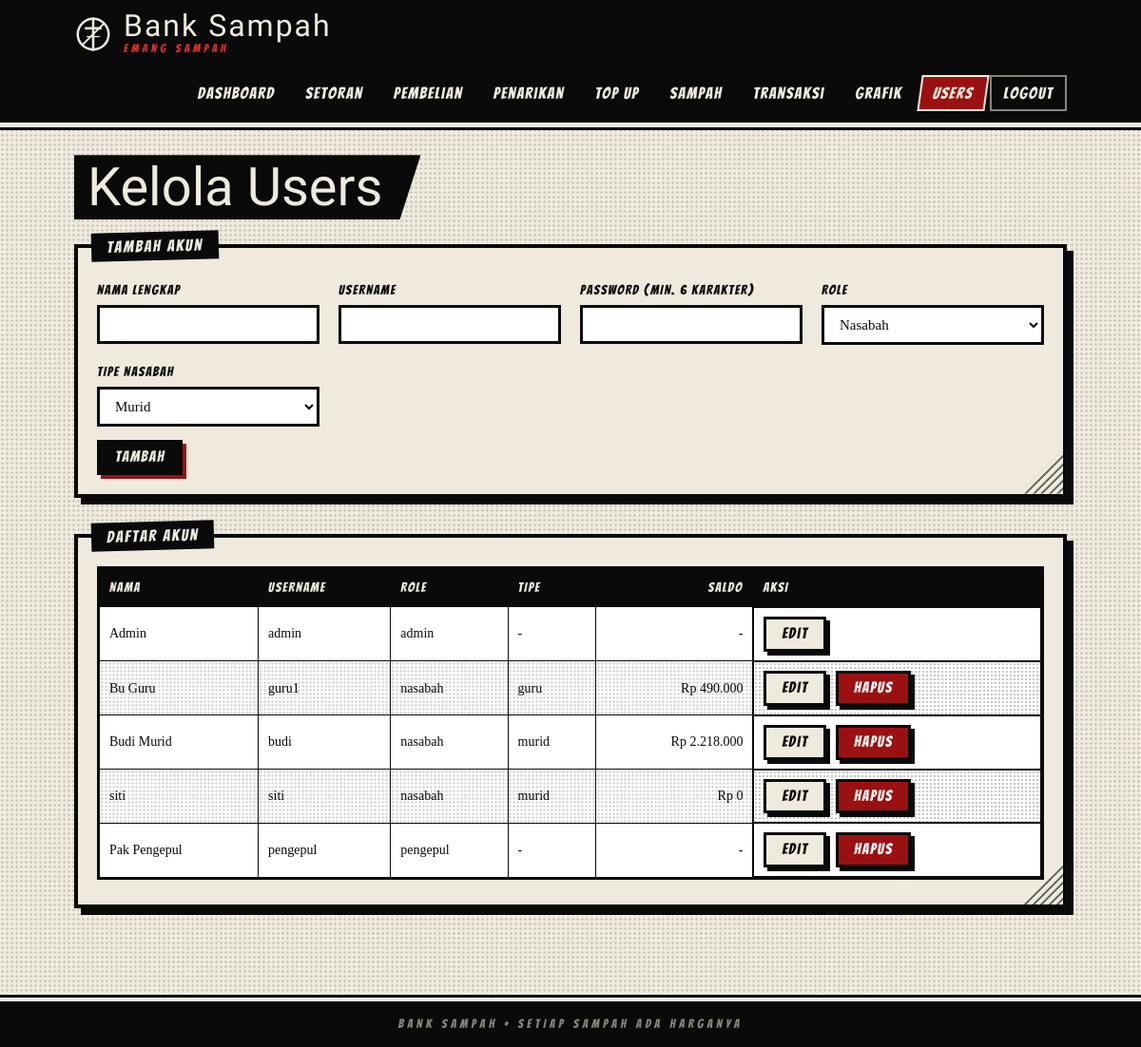
The page /admin/users.php (signed in) on the database its author committed.
### tables this page shows
CREATE TABLE `users` (
  `id_user` int(11) NOT NULL,
  `nama` varchar(100) NOT NULL,
  `username` varchar(50) NOT NULL,
  `password` varchar(255) NOT NULL,
  `role` enum('admin','nasabah','pengepul') NOT NULL,
  `tipe_nasabah` enum('guru','murid') DEFAULT NULL,
  `saldo` decimal(12,2) DEFAULT 0.00
);

### admin/users.php (the view, shortened to what this page needs)
<?php
require_once "../config/layout.php";
$data = mysqli_query($koneksi, "SELECT * FROM users ORDER BY role, nama");
?>
<section class="panel">
    <h3>Tambah Akun</h3>
    <form method="POST">
        <div class="form-grid">
            <div><label for="nama">Nama lengkap</label>
                <input type="text" id="nama" name="nama" value="<?= h($_POST['nama'] ?? '') ?>" required></div>
            <div><label for="username">Username</label>
                <input type="text" id="username" name="username" value="<?= h($_POST['username'] ?? '') ?>" required></div>
            <div><label for="password">Password (min. 6 karakter)</label>
                <input type="password" id="password" name="password" required></div>
            <div><label for="role">Role</label>
                <select id="role" name="role" required>
                    <option value="nasabah">Nasabah</option>
                </select></div>
            <div id="wrap-tipe"><label for="tipe">Tipe nasabah</label>
                <select id="tipe" name="tipe_nasabah">
                    <option value="murid">Murid</option>
                </select></div>
        </div>
        <button type="submit">Tambah</button>
    </form>
</section>
<section class="panel">
    <h3>Daftar Akun</h3>
    <div class="tabel-wrap">
    <table>
        <thead><tr>
            <th>Nama</th><th>Username</th><th>Role</th><th>Tipe</th><th class="angka">Saldo</th><th>Aksi</th>
        </tr></thead>
        <tbody>
        <?php while ($u = mysqli_fetch_assoc($data)) { ?>
        <tr>
            <td><?= h($u['nama']) ?></td>
            <td><?= h($u['username']) ?></td>
            <td><?= h($u['role']) ?></td>
            <td><?= h($u['tipe_nasabah'] ?? '-') ?></td>
            <td class="angka"><?= $u['role'] === 'nasabah' ? rp($u['saldo']) : '-' ?></td>
            <td class="aksi">
                <a class="btn terang" href="users_edit.php?id=<?= (int)$u['id_user'] ?>">Edit</a>
                <?php if ((int)$u['id_user'] !== (int)$_SESSION['user']['id_user']) { ?>
                <form action="users_hapus.php" method="POST" class="inline"
                      onsubmit="return confirm('Hapus akun ini?')">
                    <button type="submit" class="bahaya">Hapus</button>
                </form>
                <?php } ?>
            </td>
        </tr>
        <?php } ?>
        </tbody>
    </table>
    </div>
</section>

### assets/style.css (style rules this page uses)
:root { --ink:#0a0a0a; --paper:#efeadd; --paper-2:#dcd5c4; --grey:#8a8578; --blood:#9b1111; --blood-dark:#4d0707; --blood-lt:#e03030; --f-judul:'Pirata One','UnifrakturCook',Georgia,serif; --f-sfx:'Bangers',Impact,'Arial Narrow',sans-serif; --f-teks:'Libre Baskerville',Georgia,'Times New Roman',serif; }
* { box-sizing:border-box }
html { background:var(--ink) }
body { margin:0; min-height:100vh; font-family:var(--f-teks); font-size:15px; line-height:1.55; color:var(--ink); background-color:var(--paper); background-image:radial-gradient(rgba(0,0,0,.16) 1px,transparent 1.3px); background-size:5px 5px; display:flex; flex-direction:column; }
a { color:var(--ink) }
.panel { position:relative;isolation:isolate;background:var(--paper);border:4px solid var(--ink); box-shadow:7px 7px 0 var(--ink);padding:30px 20px 20px;margin:0 0 38px; }
.panel::after { content:"";position:absolute;right:0;bottom:0;width:46px;height:46px;z-index:-1;opacity:.55; background:repeating-linear-gradient(135deg,var(--ink) 0 2px,transparent 2px 6px); clip-path:polygon(100% 0,100% 100%,0 100%) }
.panel>h3:first-child { position:absolute;top:-17px;left:14px;margin:0;background:var(--ink);color:var(--paper); font-family:var(--f-sfx);font-weight:400;font-size:17px;letter-spacing:2px;padding:2px 16px;transform:rotate(-1.5deg); }
.tabel-wrap { overflow-x:auto;margin:0 0 6px }
table { width:100%;border-collapse:collapse;border:3px solid var(--ink);background:#fff;font-size:14px }
th { background:var(--ink);color:var(--paper);font-family:var(--f-sfx);font-weight:400;letter-spacing:1.5px; text-transform:uppercase;font-size:14px;padding:9px 10px;text-align:left;border:1px solid var(--ink);white-space:nowrap }
td { padding:9px 10px;border:1px solid var(--ink);vertical-align:middle }
tbody tr:nth-child(even) td { background-image:radial-gradient(rgba(0,0,0,.22) 1px,transparent 1.2px);background-size:4px 4px }
td.angka,th.angka { text-align:right;white-space:nowrap }
label { display:block;font-family:var(--f-sfx);font-size:14px;letter-spacing:1.5px;text-transform:uppercase;margin-top:4px }
input,select { display:block;width:100%;max-width:100%;margin:4px 0 14px;padding:9px 12px;border:3px solid var(--ink);border-radius:0; background:#fff;color:var(--ink);font-family:var(--f-teks);font-size:15px; }
.form-grid { display:grid;grid-template-columns:repeat(auto-fit,minmax(220px,1fr));gap:0 20px }
button,.btn { display:inline-block;font-family:var(--f-sfx);font-size:16px;letter-spacing:1.5px;line-height:1.3; background:var(--ink);color:var(--paper);border:3px solid var(--ink);padding:5px 16px;cursor:pointer;text-decoration:none; box-shadow:4px 4px 0 var(--blood);transition:transform .08s,box-shadow .08s; }
.terang { background:var(--paper)!important;color:var(--ink)!important;box-shadow:4px 4px 0 var(--ink)!important }
.bahaya { background:var(--blood)!important;color:#fff!important;box-shadow:4px 4px 0 var(--ink)!important }
form.inline { display:inline }
.aksi { display:flex;gap:10px;flex-wrap:wrap;align-items:center }

### rows shown on the page
users: nama "Admin", username "admin", role "admin", tipe_nasabah "-"
users: nama "Bu Guru", username "guru1", role "nasabah", tipe_nasabah "guru", saldo "Rp 490.000"
users: nama "Budi Murid", username "budi", role "nasabah", tipe_nasabah "murid", saldo "Rp 2.218.000"
users: nama "siti", username "siti", role "nasabah", tipe_nasabah "murid", saldo "Rp 0"
users: nama "Pak Pengepul", username "pengepul", role "pengepul", tipe_nasabah "-"

### other values the page prints
$nama "Dashboard"
$nama "Setoran"
$nama "Pembelian"
$nama "Penarikan"
$nama "Top Up"
$nama "Sampah"
$nama "Transaksi"
$nama "Grafik"
$nama "Users"
$judul "Kelola Users"
